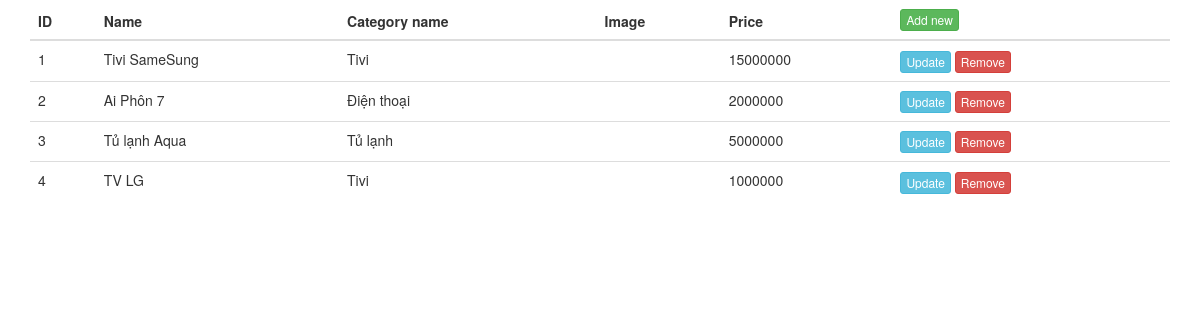
Before: / with the older database file.
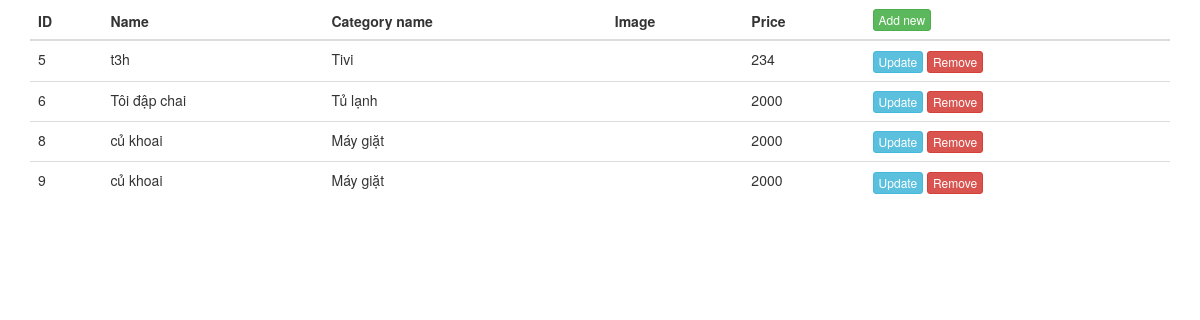
After: the same page with the newer database file.
### tables this page shows
CREATE TABLE `product` (
  `id` int(11) NOT NULL,
  `cate_id` int(11) DEFAULT NULL,
  `name` varchar(255) DEFAULT NULL,
  `image` varchar(255) DEFAULT NULL,
  `price` decimal(10,0) DEFAULT NULL
);

CREATE TABLE `category` (
  `cate_id` int(11) NOT NULL,
  `cate_name` varchar(255) DEFAULT NULL,
  `cate_image` varchar(255) DEFAULT NULL
);

### app/controllers/HomeController.php (called while the page is built, shortened)
<?php
class HomeController
{
	function Index(){
		$products = ProductModel::All();
		include "./app/views/home/index.php";
	}
}
?>

### app/models/ProductModel.php (called while the page is built, shortened)
<?php
class ProductModel
{
	function __construct($id = null,
			$name = null, $image = null,
			$price = null, $cate_name = null,
			$cate_id = null)
	{
		$this->id = $id;
		$this->name = $name;
		$this->price = $price;
		$this->cate_name = $cate_name;
	}
	public static function All(){
		$db = Db::GetInstance();
		$stmt = $db->prepare("
				select 	p.id as id,
						p.name as name,
						p.image as image,
						p.price as price,
						c.cate_name as cate_name
				from product as p
				left join category as c
					on p.cate_id = c.cate_id
			");
		$stmt->execute();
		$rs = $stmt->fetchAll();
		$arr = [];
		if(count($rs) > 0){
			foreach ($rs as $v) {
				array_push($arr,
					new ProductModel($v["id"], $v["name"], $v["image"], $v["price"], $v["cate_name"])
				);
			}
		}
		return $arr;
	}
}

### app/views/home/index.php (the view, shortened to what this page needs)
<table class="table table-stripped">
	<thead>
		<th>ID</th>
		<th>Name</th>
		<th>Category name</th>
		<th>Image</th>
		<th>Price</th>
		<th>
			<a href="?ctr=Product&action=AddNew" class="btn btn-xs btn-success">Add new</a>
		</th>
	</thead>
	<tbody>
		<?php
		if(count($products) > 0){
			foreach ($products as $p) {
				?>
				<tr>
					<td><?= $p->id ?></td>
					<td><?= $p->name ?></td>
					<td><?= $p->cate_name ?></td>
					<td><?= $p->image ?></td>
					<td><?= $p->price ?></td>
					<td>
						<a href="?ctr=Product&action=Update&id=<?= $p->id ?>" class="btn btn-xs btn-info">Update</a>
						<button url="?ctr=Product&action=Remove&id=<?= $p->id ?>" class="btn btn-xs btn-danger btn-remove">Remove</button>
					</td>
				</tr>
				<?php
			}
		}
		?>
	</tbody>
</table>

### index.php (shortened to what this page needs)
<?php
$ctr = isset($_GET['ctr']) == false ?
				"Home" : $_GET['ctr'];
$action = isset($_GET['action']) == false ?
				"Index" : $_GET['action'];
if($_SERVER['REQUEST_METHOD'] == 'GET'){
	include './app/views/layout.php';
}else{
	include './routes.php';
}
?>

### app/views/layout.php (shortened to what this page needs)
<!DOCTYPE html>
<html>
<head>
	<link rel="stylesheet" type="text/css" href="app/assets/css/bootstrap.min.css"/>
</head>
<body>
	<div class="container">
		<?php include "./routes.php"; ?>
	</div>
</body>
</html>

### routes.php (shortened to what this page needs)
<?php
function Call($controller, $action){
	switch ($controller) {
		case 'Home':
			require_once("./app/models/ProductModel.php");
			$ctr = new HomeController();
			$ctr->{$action}();
			break;
	}
}
$listCtr = [
	"Home" => ["Index", "NotFound"],
	"Product" => ["Index", "SaveProduct", "AddNew", "Update", "Remove"]
];
if(array_key_exists($ctr ,$listCtr)){
	if(in_array($action, $listCtr[$ctr])){
		Call($ctr, $action);
	}else{
		$ctr = "Home";
		$action = "NotFound";
		Call($ctr, $action);
	}
}else{
	var_dump($action);
	$ctr = "Home";
	$action = "NotFound";
	Call($ctr, $action);
}
?>

Changed rows visible on the page:
removed product: id "1", name "Tivi SameSung", cate.cate_name "Tivi", price "15000000"
removed product: id "2", name "Ai Phôn 7", cate.cate_name "Điện thoại", price "2000000"
removed product: id "3", name "Tủ lạnh Aqua", cate.cate_name "Tủ lạnh", price "5000000"
removed product: id "4", name "TV LG", cate.cate_name "Tivi", price "1000000"
added product: id "5", name "t3h", cate.cate_name "Tivi", price "234"
added product: id "6", name "Tôi đập chai", cate.cate_name "Tủ lạnh", price "2000"
added product: id "8", name "củ khoai", cate.cate_name "Máy giặt", price "2000"
added product: id "9", name "củ khoai", cate.cate_name "Máy giặt", price "2000"
